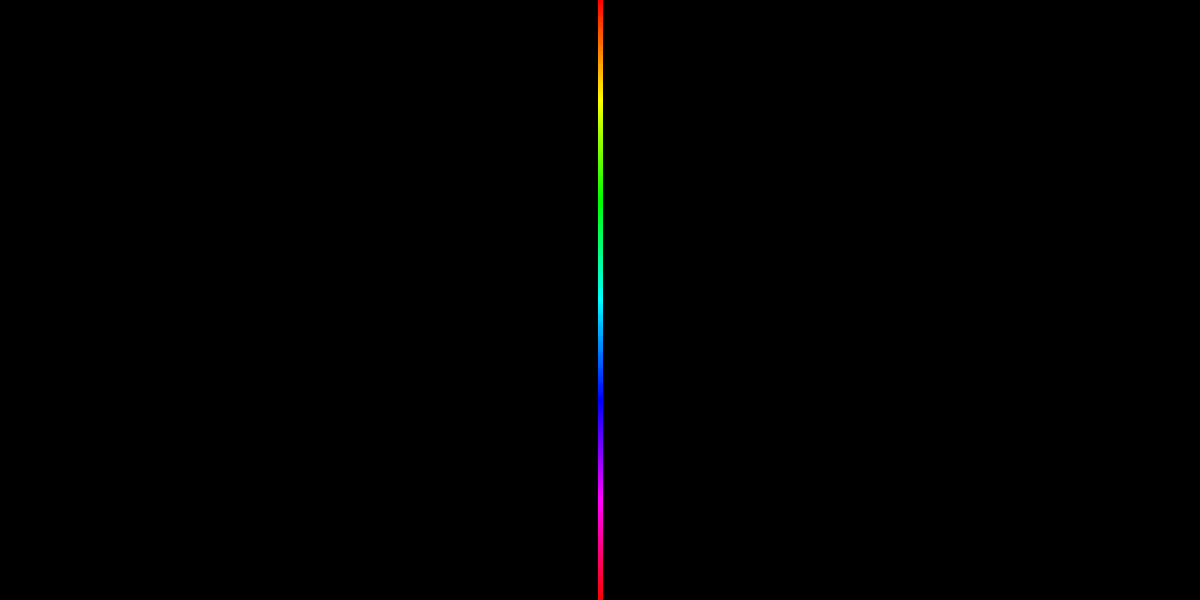
Frame 1 (no input)
Frame 60 (the mouse pressed at the canvas centre just before this capture): identical to frame 1, image omitted
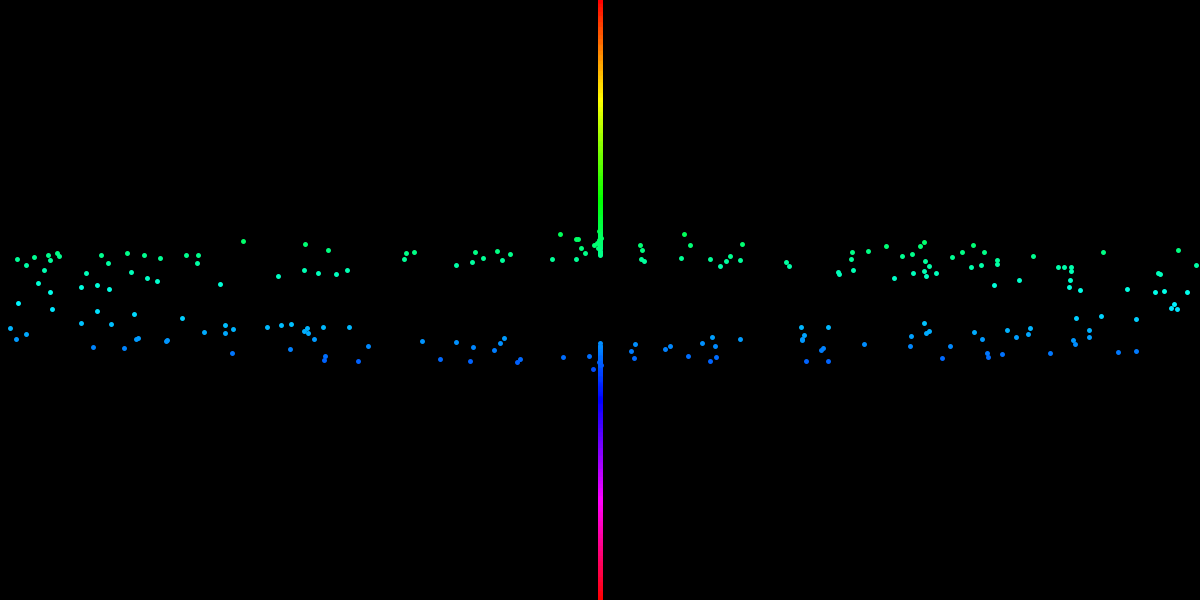
Frame 120 (the mouse held since frame 60 and released just before this capture)

The Processing sketch that drew these frames (run headless with seeded random() and noise(); from frame 60 on, the mouse is pressed at the canvas centre):

// Processing sketch: processing_175877
// ── processing_175877.pde

float gravity = 1;
float deltaT = 0.7;
float damping = 0.7;
int MAX_PARTICLES = 1000;
Particle[] ptcR, ptcL;
void setup()
{
  size(1200, 600);
  // initialise particles
  ptcR = new Particle[MAX_PARTICLES]; 
  ptcL = new Particle[MAX_PARTICLES]; 
  int cnt = MAX_PARTICLES;
  while (--cnt >=0) {
    ptcR[cnt] = new Particle(  (width/2 ), random(0, height), random(30, 60));
    ptcL[cnt] = new Particle( (width/2), random(0, height), random(30, 60));
  }
}
void draw()
{ 
  background(0);
  int cnt = MAX_PARTICLES; 
  while (--cnt >=0) {
    float forceR =  0;
    float forceL =  0;
if (mousePressed) {
      float distR = mouseY-ptcR[cnt].y;
      float distL = mouseY-ptcL[cnt].y;
      if (abs(distR)<100) forceR = map(abs(distR), 0, 100, -100, 0);
      if (abs(distL)<100) forceL = map(abs(distL), 0, 100, 100, 0 );
    }
    ptcR[cnt].update1(forceR, gravity);
    ptcL[cnt].update2(forceL, -gravity);
    ptcR[cnt].draw();
    ptcL[cnt].draw();
  }
}

class Particle {
  float x, y; // position
  float vx, vy; // velocity 

    float m; // mass
  int r, g, b; // color
  Particle (float xpos, float ypos, float mass) { 
    x = xpos;
    y = ypos;
    m = mass;
  }
  void update1(float fx, float gravity) { // velocty update
    vx += deltaT * (gravity + fx/m); 
    // position update 
    x += deltaT * vx; 

    if (x>width/2) {
      x = width/2;
      vx = -damping*vx;
    }
  }
  void update2(float fx, float gravity) { // velocty update
    vx += deltaT * (gravity + fx/m); 
    // position update 
    x += deltaT * vx; 

    if (x<width/2) {
      x = width/2;
      vx = -damping*vx;
    }
  }

  void draw() {
   
    colorMode(HSB, 360, 100, 100);
      
    float h= map(y, 0, height, 0, 360);
    stroke(h, 100, 100); 
    strokeWeight(5); 
    point(x, y);
  }
}
